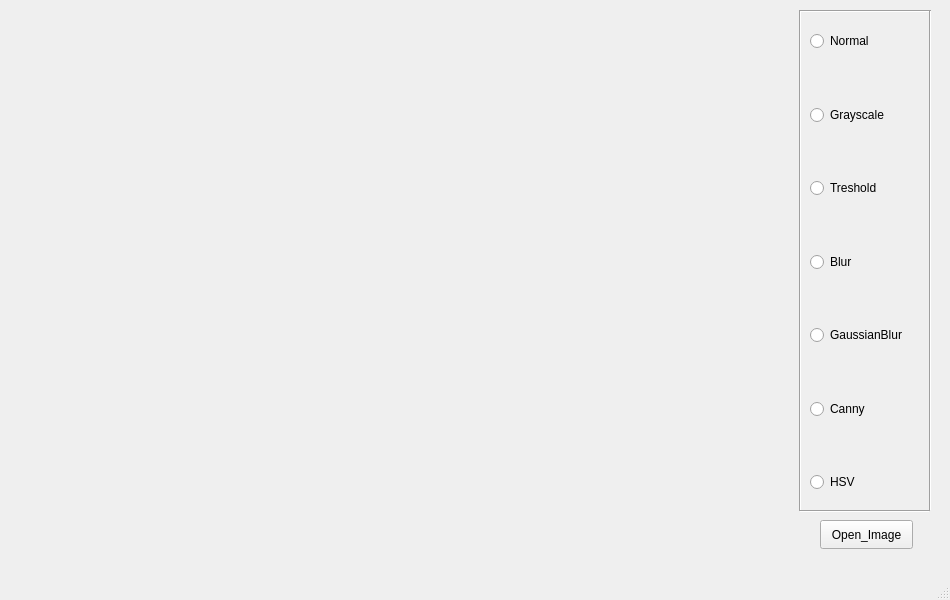
<?xml version="1.0" encoding="UTF-8"?>
<ui version="4.0">
 <class>MainWindow</class>
 <widget class="QMainWindow" name="MainWindow">
  <property name="geometry">
   <rect>
    <x>0</x>
    <y>0</y>
    <width>950</width>
    <height>600</height>
   </rect>
  </property>
  <property name="minimumSize">
   <size>
    <width>950</width>
    <height>600</height>
   </size>
  </property>
  <property name="windowTitle">
   <string>MainWindow</string>
  </property>
  <widget class="QWidget" name="centralwidget">
   <widget class="Line" name="line">
    <property name="geometry">
     <rect>
      <x>790</x>
      <y>10</y>
      <width>20</width>
      <height>501</height>
     </rect>
    </property>
    <property name="orientation">
     <enum>Qt::Vertical</enum>
    </property>
   </widget>
   <widget class="Line" name="line_2">
    <property name="geometry">
     <rect>
      <x>920</x>
      <y>10</y>
      <width>20</width>
      <height>501</height>
     </rect>
    </property>
    <property name="orientation">
     <enum>Qt::Vertical</enum>
    </property>
   </widget>
   <widget class="Line" name="line_3">
    <property name="geometry">
     <rect>
      <x>800</x>
      <y>10</y>
      <width>130</width>
      <height>3</height>
     </rect>
    </property>
    <property name="orientation">
     <enum>Qt::Horizontal</enum>
    </property>
   </widget>
   <widget class="Line" name="line_4">
    <property name="geometry">
     <rect>
      <x>800</x>
      <y>510</y>
      <width>130</width>
      <height>3</height>
     </rect>
    </property>
    <property name="orientation">
     <enum>Qt::Horizontal</enum>
    </property>
   </widget>
   <widget class="QPushButton" name="Open_Image">
    <property name="geometry">
     <rect>
      <x>820</x>
      <y>520</y>
      <width>93</width>
      <height>29</height>
     </rect>
    </property>
    <property name="text">
     <string>Open_Image</string>
    </property>
   </widget>
   <widget class="QLabel" name="label_image">
    <property name="geometry">
     <rect>
      <x>50</x>
      <y>30</y>
      <width>700</width>
      <height>500</height>
     </rect>
    </property>
    <property name="text">
     <string/>
    </property>
   </widget>
   <widget class="QWidget" name="">
    <property name="geometry">
     <rect>
      <x>810</x>
      <y>31</y>
      <width>110</width>
      <height>461</height>
     </rect>
    </property>
    <layout class="QGridLayout" name="gridLayout">
     <item row="0" column="0">
      <widget class="QRadioButton" name="Normal">
       <property name="text">
        <string>Normal</string>
       </property>
      </widget>
     </item>
     <item row="1" column="0">
      <spacer name="verticalSpacer">
       <property name="orientation">
        <enum>Qt::Vertical</enum>
       </property>
       <property name="sizeHint" stdset="0">
        <size>
         <width>58</width>
         <height>28</height>
        </size>
       </property>
      </spacer>
     </item>
     <item row="2" column="0">
      <widget class="QRadioButton" name="Grayscale">
       <property name="text">
        <string>Grayscale</string>
       </property>
      </widget>
     </item>
     <item row="3" column="0">
      <spacer name="verticalSpacer_2">
       <property name="orientation">
        <enum>Qt::Vertical</enum>
       </property>
       <property name="sizeHint" stdset="0">
        <size>
         <width>58</width>
         <height>28</height>
        </size>
       </property>
      </spacer>
     </item>
     <item row="4" column="0">
      <widget class="QRadioButton" name="Binary">
       <property name="text">
        <string>Treshold</string>
       </property>
      </widget>
     </item>
     <item row="5" column="0">
      <spacer name="verticalSpacer_3">
       <property name="orientation">
        <enum>Qt::Vertical</enum>
       </property>
       <property name="sizeHint" stdset="0">
        <size>
         <width>58</width>
         <height>28</height>
        </size>
       </property>
      </spacer>
     </item>
     <item row="6" column="0">
      <widget class="QRadioButton" name="Blur">
       <property name="text">
        <string>Blur</string>
       </property>
      </widget>
     </item>
     <item row="7" column="0">
      <spacer name="verticalSpacer_5">
       <property name="orientation">
        <enum>Qt::Vertical</enum>
       </property>
       <property name="sizeHint" stdset="0">
        <size>
         <width>58</width>
         <height>28</height>
        </size>
       </property>
      </spacer>
     </item>
     <item row="8" column="0">
      <widget class="QRadioButton" name="GaussianBlur">
       <property name="text">
        <string>GaussianBlur</string>
       </property>
      </widget>
     </item>
     <item row="9" column="0">
      <spacer name="verticalSpacer_6">
       <property name="orientation">
        <enum>Qt::Vertical</enum>
       </property>
       <property name="sizeHint" stdset="0">
        <size>
         <width>58</width>
         <height>28</height>
        </size>
       </property>
      </spacer>
     </item>
     <item row="10" column="0">
      <widget class="QRadioButton" name="Canny">
       <property name="text">
        <string>Canny</string>
       </property>
      </widget>
     </item>
     <item row="11" column="0">
      <spacer name="verticalSpacer_4">
       <property name="orientation">
        <enum>Qt::Vertical</enum>
       </property>
       <property name="sizeHint" stdset="0">
        <size>
         <width>58</width>
         <height>18</height>
        </size>
       </property>
      </spacer>
     </item>
     <item row="12" column="0">
      <widget class="QRadioButton" name="HSV">
       <property name="text">
        <string>HSV</string>
       </property>
      </widget>
     </item>
    </layout>
   </widget>
  </widget>
  <widget class="QMenuBar" name="menubar">
   <property name="geometry">
    <rect>
     <x>0</x>
     <y>0</y>
     <width>950</width>
     <height>26</height>
    </rect>
   </property>
  </widget>
  <widget class="QStatusBar" name="statusbar"/>
 </widget>
 <resources/>
 <connections/>
</ui>
